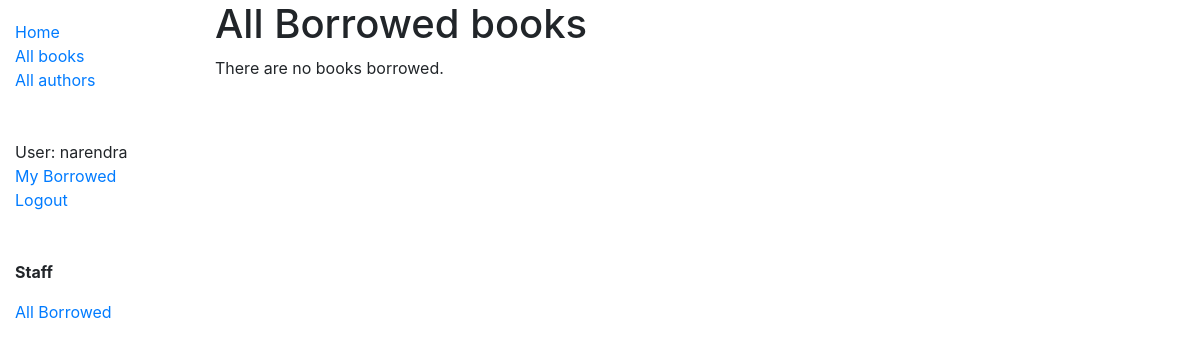
Before: /allborrowed/ (signed in) with the older database file.
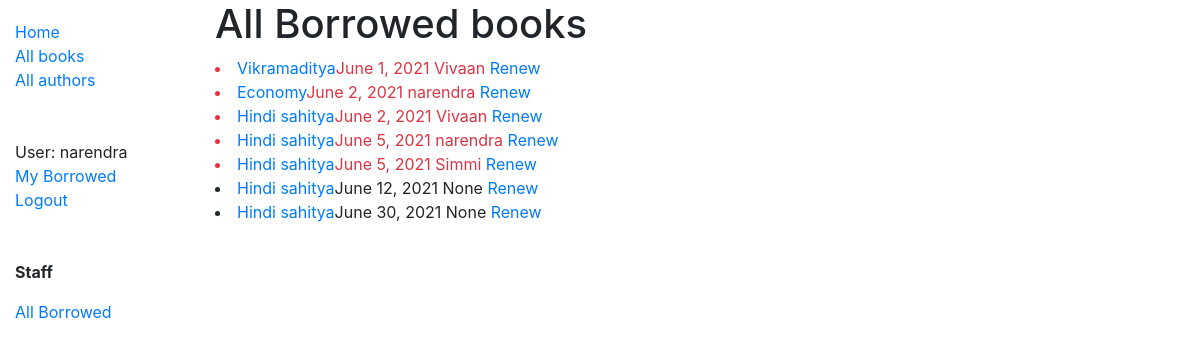
After: the same page with the newer database file.
### catalog/models.py (models this page shows, shortened)
class BookInstance(models.Model):
	id = models.UUIDField(primary_key=True, default=uuid.uuid4, help_text='Unique ID for this particular book across whole library')
	borrower = models.ForeignKey(User, on_delete=models.SET_NULL, null=True, blank=True)
	book = models.ForeignKey(Book, on_delete=models.PROTECT, null=True)
	imprint = models.CharField(max_length=200)
	due_back =  models.DateField(null=True, blank=True)
	load_status = (
		('m','Maintanance'),
		('o','On loan'),
		('a','Available'),
		('r','reserved')
		)
	status = models.CharField(max_length=1, choices=load_status, blank=True, default='m', help_text="Book availibility")
	class Meta:
		ordering = ['due_back']
		permissions = (("can_mark_returned", "Set book as returned"),)
	def is_overdue(self):
		if self.due_back and date.today() > self.due_back :
			return True
		else:
			return False

class Book(models.Model):
	title = models.CharField(max_length=200)
	author = models.ForeignKey(Author,on_delete=models.SET_NULL, null=True)
	summary = models.TextField(max_length=1000, help_text="Enter the brief discription of the book")
	isbn = models.CharField('ISBN', max_length=13, unique=True,
		help_text='13 Character <a href="https://www.isbn-international.org/content/what-isbn">ISBN number</a>')
	genre = models.ManyToManyField(Genre, help_text="select a genre for this book")
	language = models.ForeignKey(Language, on_delete=models.SET_NULL, null=True)
	class Meta:
		ordering = ['title', 'author']
	"""Returns the url to access a particular book instance."""
	def display_genre(self):
		"""Create a string for the Genre. This is required to display genre in Admin."""
		return ','.join(genre.name for genre in self.genre.all()[:3])
	display_genre.short_description = 'Genre'

### catalog/views.py (the view)
# urls.py: url(r'^allborrowed/',AllLoanedBooksByUserListView.as_view(),name='all-borrowed'),
class AllLoanedBooksByUserListView(LoginRequiredMixin, ListView):
	model = BookInstance
	template_name = 'catalog/allbookinstance_list_borrowed_user.html'
	paginate_by = 10
	def get_queryset(self):
		return BookInstance.objects.filter(status__exact='o').order_by('due_back')

### catalog/templates/catalog/allbookinstance_list_borrowed_user.html
{% extends "base.html" %}
{% block content %}
    <h1>All Borrowed books </h1>
{% if bookinstance_list %}
    	{% if user.is_staff %}
	    	{% for allbookinst in bookinstance_list %}
	    	<li class="{% if allbookinst.is_overdue %} text-danger{% endif %}">
	    		<a href="{% url 'catalog:book-detail' allbookinst.book.pk %}">{{allbookinst.book.title}}</a>{{allbookinst.due_back }} {{ allbookinst.borrower}}
          <a href="">Renew</a>
	    	{% endfor %}
   		{% else %}
    	<p>Not a staff member </p>
    	ss
    	{% endif %}
{% else %}
      <p>There are no books borrowed.</p>
{% endif %}
{% endblock %}

### myjaan/templates/base.html (shortened to what this page needs)
<!DOCTYPE html>
<html lang="en">
<head>
  <link rel="stylesheet" href="https://cdn.jsdelivr.net/npm/bootstrap@4.5.3/dist/css/bootstrap.min.css">
  {% load static %}
  <link rel="stylesheet" href="{% static 'css/styles.css' %}">
</head>
<body>
  <div class="container-fluid">
    <div class="row">
      <div class="col-sm-2">
      {% block sidebar %}
        <ul class="sidebar-nav">
          <li><a href="{% url 'catalog:index' %}">Home</a></li>
          <li><a href="{% url 'catalog:books'%}">All books</a></li>
          <li><a href="{% url 'catalog:authors' %}">All authors</a></li>
          <br>
          <br>
          {% if user.is_authenticated %}
          <li>User: {{ user.get_username }}</li>
          <li><a href="{% url 'catalog:my-borrowed' %}">My Borrowed</a></li>
          <li><a href="{% url 'logout'%}?next={{request.path}}">Logout</a></li>
          <br>
          <br>
          {%  if user.is_staff %}
          <p><b>Staff</b></p>
          <li><a href="{% url 'catalog:all-borrowed'%}">All Borrowed</a></li>
          {% else %}
          <p><b>Library User</b></p>
          {% endif %}
          {% else %}
          <li><a href="{% url 'login'%}?next={{request.path}}">Login</a></li>
          {% endif %}
        </ul>
     {% endblock %}
      </div>
      <div class="col-sm-10 ">{% if user.is_authenticated %}
        {% block content %}{% endblock %}
        {% else %}
        {% block login %}
        {% endblock %}
        {% endif %}
      </div>
    </div>
  </div>
</body>
</html>

### catalog/static/css/styles.css (style rules this page uses)
.sidebar-nav { margin-top: 20px; padding: 0; list-style: none; }

Changed rows visible on the page:
added BookInstance: book "Vikramaditya", due_back "June 1, 2021", borrower "Vivaan"
added BookInstance: book "Economy", due_back "June 2, 2021", borrower "narendra"
added BookInstance: book "Hindi sahitya", due_back "June 2, 2021", borrower "Vivaan"
added BookInstance: book "Hindi sahitya", due_back "June 5, 2021", borrower "narendra"
added BookInstance: book "Hindi sahitya", due_back "June 5, 2021", borrower "Simmi"
added BookInstance: book "Hindi sahitya", due_back "June 12, 2021", borrower "None"
added BookInstance: book "Hindi sahitya", due_back "June 30, 2021", borrower "None"
Other visible differences:
text no longer shown: "There are no books borrowed."
